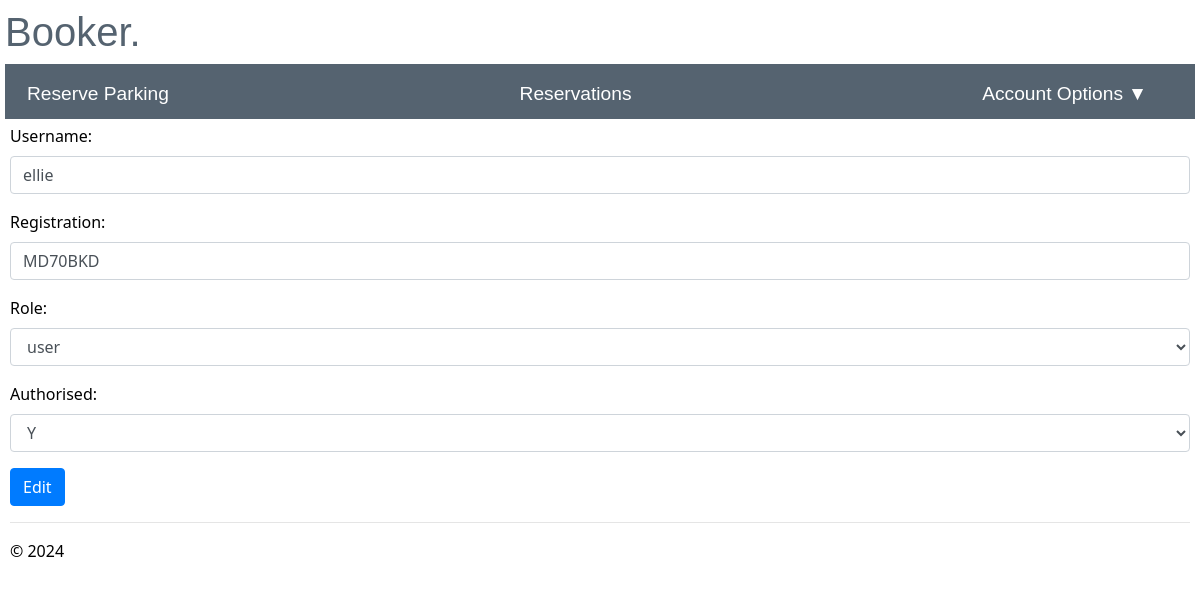
The app's page /edit_user/2 (signed in), older data.
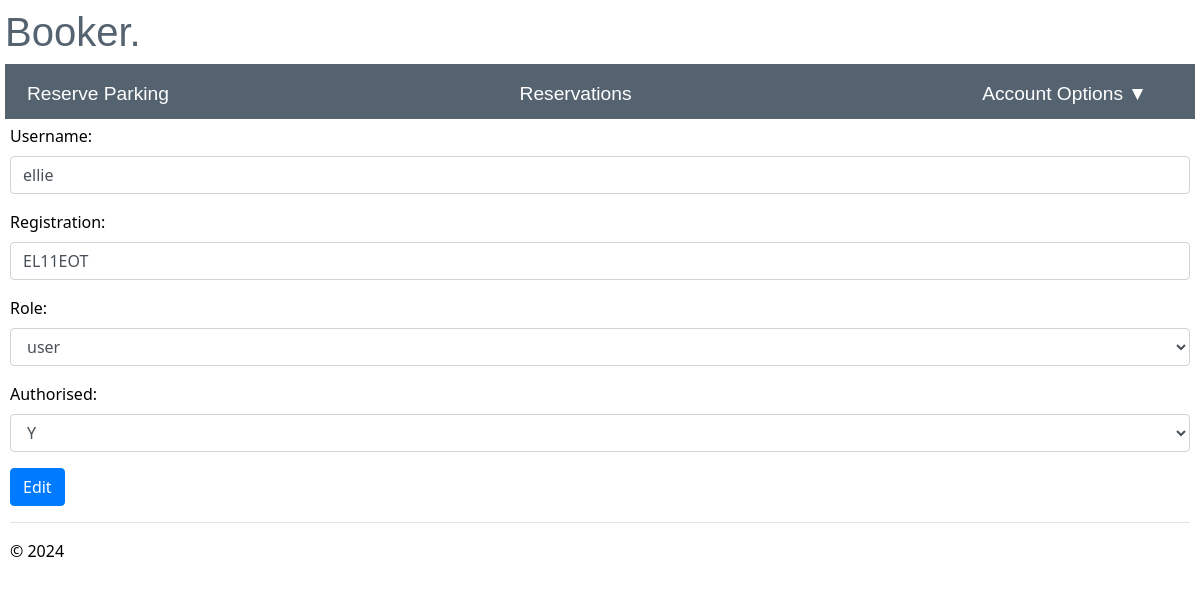
The same page, newer data.
### app/models/models.py (models this page shows)
class User(db.Model, UserMixin):
    id = db.Column(db.Integer, primary_key=True, nullable=False)
    username = db.Column(db.String(20), nullable=False, unique=True)
    registration = db.Column(db.String(9), nullable=False, unique=True)
    password = db.Column(db.String(30), nullable=False)
    role = db.Column(db.String(5), nullable=False, default='user')
    authorised =db.Column(db.String(1), nullable=False, default='N')
    failed_login_attempts = db.Column(db.Integer,nullable=False, default=0)
    reservation = db.relationship('reserve', backref='user')

### app/admin/routes.py (the view)
@bp.route("/edit_user/<int:id>", methods=['GET','POST'])
@login_required
def edit_user(id):
    admin = User.query.get_or_404(id)
    if current_user.role == 'admin':
        if request.method == "POST":
            current_app.logger.info('Username: %s accessed edit_user', current_user.username)
            admin.username = request.form['username']
            admin.registration = request.form['registration']
            admin.role = request.form['role']
            admin.authorised = request.form['authorised']
            try:
                db.session.commit()
                current_app.logger.info('Username: %s updated user account %s', current_user.username, admin.username)
                flash("User updated successfully")
                return redirect(url_for("admin.admin"))
            except:
                flash("User failed to update")
                current_app.logger.warning('Username: %s failed to update user account %s', current_user.username, admin.username)
                return render_template("edit_user.html", admin=admin)
        else:
            return render_template("edit_user.html", admin=admin)
    else:
        current_app.logger.critical('Username: %s accessed attempted to edit %s account', current_user.username, admin.username)
        flash("You are not authorised to access this page")
        return redirect(url_for("main.reserve_parking"))

### app/__init__.py (called while the page is built)
def create_app():
    app = Flask(__name__)
    env_config = os.getenv("PROD_APP_SETTINGS", "config.Config")
    app.config.from_object(env_config)
    db.init_app(app)
    login_manager.init_app(app)
    app.logger.setLevel(logging.INFO)
    handler = RotatingFileHandler('app.log', maxBytes=10240, backupCount=10)
    handler.setLevel(logging.INFO)
    formatter = logging.Formatter('%(asctime)s - %(levelname)s - %(message)s', datefmt='%Y-%m-%d %H:%M:%S')
    handler.setFormatter(formatter)
    app.logger.addHandler(handler)
    from app.main import bp as main_bp
    app.register_blueprint(main_bp)
    from app.user import bp as user_bp
    app.register_blueprint(user_bp)
    from app.admin import bp as admin_bp
    app.register_blueprint(admin_bp)
    @login_manager.user_loader
    def load_user(user_id):
        return User.query.get(int(user_id))
    return app

### app/user/routes.py (called while the page is built)
@bp.before_app_request
def make_session_permanent():
    session.permanent = True
    current_app.permanent_session_lifetime = timedelta(seconds=30)

### app/admin/templates/edit_user.html (shortened to what this page needs)
{% extends "layout.html" %}
{% block content %}
<div class="edit_user">
    <form method='post' action='/edit_user/{{admin.id}}'>
            <label>Username:</label>
            <br>
                <input type='text' name='username' size="100" required class='form-control' value='{{admin.username}}'>
            <label>Registration:</label>
            <br>
                <input type='text' name='registration' size="100" required class='form-control' value='{{admin.registration}}'>
            <label>Role:</label>
            <br>
            <select name="role" id="role" class='form-control'>
                <option value = "{{admin.role}}">{{admin.role}}</option>
            </select>
            <label>Authorised:</label>
            <br>
            <select name="authorised" id="authorised" class='form-control'>
                <option value = "{{admin.authorised}}">{{admin.authorised}}</option>
            </select>
            <input type='submit' value='Edit' class='btn btn-primary'>
    </form>
{% endblock %}

Row changes from the older to the newer data that the page shows:
changed User "ellie": registration "MD70BKD" → "EL11EOT"
